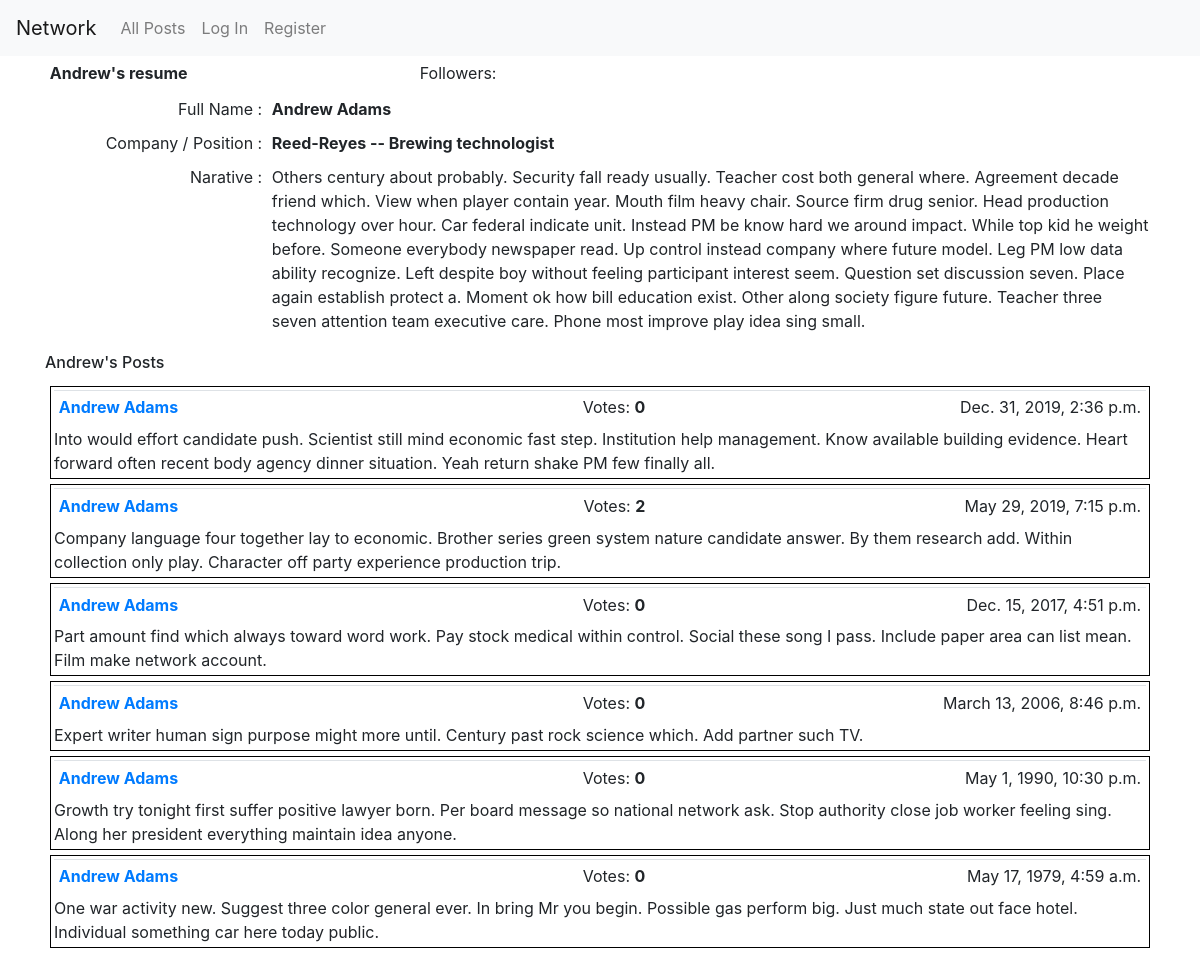
Screenshot of /20/ with the database file from the repository.
### network/models.py (models this page shows, shortened)
class Resume(models.Model):
    user = models.OneToOneField("User", on_delete=models.CASCADE,
                                primary_key=True, related_name='details')
    company = models.CharField(max_length=64)
    job = models.CharField(max_length=64)
    website = models.URLField
    narative = models.TextField(max_length=1024)

class User(AbstractUser):
    pass

class Post(models.Model):
    user = models.ForeignKey("User", on_delete=models.CASCADE, related_name='posts')
    timestamp = models.DateTimeField(default=timezone.now)
    body = models.TextField(blank=False)
    class Meta:
        ordering = ["-timestamp"]

### network/views.py (the view)
# urls.py: path("<int:pk>/", views.ResumeDetailView.as_view(), name="resume"),
class ResumeDetailView(SingleObjectMixin, ListView):
    context_object_name = "resume"
    paginate_by = 10
    template_name = 'network/resume_detail.html'
    def get(self, request, *args, **kwargs):
        self.object = self.get_object(queryset=Resume.objects.all())
        return super().get(request, *args, **kwargs)
    def get_queryset(self):
        return utils.enrich(self.request, self.object.user.posts.all().order_by('-timestamp'))
    def get_context_data(self, **kwargs):
        context = super().get_context_data(**kwargs)
        context['resume'] = self.object
        return context

### network/utils.py (called while the page is built)
def enrich (request, p):
    all_posts = p.annotate(num_votes=Count("vote"))
    if request.user.is_authenticated:
        u1 = request.user
        v1 = Vote.objects.filter(user=u1).values_list('like')
        all_posts = all_posts.annotate(has_my_vote=Case(
            When(id__in=v1), then=Value(True), default=Value(False), output_field=BooleanField()
        ))
    return (all_posts)

### network/templates/network/resume_detail.html (shortened to what this page needs)
{% extends "network/layout.html" %}
{% load static %}
{% block body %}
  <div id="user-resume-view">
    <table class="table table1 table-borderless table-sm">
      <tr>
        <td><b>{{ resume.user.first_name }}'s resume</b></td>
        <td id="followers">Followers: </td>
        <td>
        </td>
      </tr>
    </table>
    <table class="table table-borderless table-sm">
      <tr>
          <td class="w-15" align="right">Full Name : </td>
          <td class="w-60"><b> {{ resume.user.first_name }} {{ resume.user.last_name }}</b></td>
      </tr>
      <tr>
          <td align="right">Company / Position :</td>
        <td><b>{{ resume.company }} -- {{ resume.job }}</b></td>
      </tr>
      <tr>
          <td align="right">Narative : </td>
          <td>{{ resume.narative }}</td>
      </tr>
    </table>
  </div>
  <div id="resume-user-post-view">
    <h6>{{ resume.user.first_name }}'s Posts</h6>
  </div>
{% endblock %}

### network/templates/network/layout.html (shortened to what this page needs)
{% load static %}
<!DOCTYPE html>
<html lang="en">
    <head>
        <link rel="stylesheet" href="https://stackpath.bootstrapcdn.com/bootstrap/4.4.1/css/bootstrap.min.css">
        <link href="{% static 'network/styles.css' %}" rel="stylesheet">
    </head>
    <body>
        <nav class="navbar navbar-expand-lg navbar-light bg-light">
            <a class="navbar-brand" href="#">Network</a>
            <div>
              <ul class="navbar-nav mr-auto">
                <li class="nav-item">
                  <a class="nav-link" href="{% url 'index' %}">All Posts</a>
                </li>
                {% if user.is_authenticated %}
                    <li class="nav-item">
                        <a class="nav-link" href="{% url 'following_posts' user.id %}">Following</a>
                    </li>
                    <li class="nav-item">
                        <a class="nav-link" href="{% url 'logout' %}">Log Out</a>
                    </li>
                {% else %}
                    <li class="nav-item">
                        <a class="nav-link" href="{% url 'login' %}">Log In</a>
                    </li>
                    <li class="nav-item">
                        <a class="nav-link" href="{% url 'register' %}">Register</a>
                    </li>
                {% endif %}
              </ul>
            </div>
          </nav>
        <div class="container">
            {% block body %}
            {% endblock %}
        <div class="pagination">
          <span class="step-links">
            {% for post in page_obj %}
              <div class="posts">
                <table class = "table table1 table-sm">
                  <tr>
                      <td class="w-40"><a href="{% url 'resume' post.user.id %}">
                            <b>{{ post.user.first_name }} {{ post.user.last_name }}</b>
                          </a>
                      </td>
                      <td class="w-15" style="text-align: right" id="votes">Votes:  <b>{{ post.num_votes }}</b>&nbsp</td>
                      <td class="w-10" style="text-align: center" id="vote-btn">
                      </td>
                      <td class="w-30"><span style="float: right">{{ post.timestamp }}</span></td>
                  </tr>
                </table>
                {% if post.user.username == user.username %}
                  <div class="match" onclick="update_post(this, {{ post.id }})">
                    {{ post.body }}
                  </div>
                {% else %}
                  <div class="nomatch">
                    {{ post.body }}
                  </div>
                {% endif %}
              </div>
            {% endfor %}
          </span>
        </div>
        </div>
    </body>
</html>

### network/static/network/styles.css (style rules this page uses)
html { font-family: Arial, sans-serif; }
.posts { max-height: 100px; overflow-y: auto; padding: 3px; margin: 5px; border: 1px solid black; }
.table1 { padding: 3px; border-collapse: collapse; margin-bottom: 3px; table-layout: fixed; }
table .w-15 { width: 15%; }
table .w-30 { width: 30%; }
table .w-40 { width: 40%; }
table .w-60 { width: 60%; }
#votes { text-align: right; }
#vote-btn { text-align: center; }

### rows the page displays
Resume: user.first_name "Andrew", user.last_name "Adams", company "Reed-Reyes", job "Brewing technologist", narative "Others century about probably. Security fall ready usually. Teacher cost both general where. Agreement decade friend which. View when player contain year. Mouth film heavy chair. Source firm drug senior. Head production technology over hour. Car federal indicate unit. Instead PM be know hard we around impact. While top kid he weight before. Someone everybody newspaper read. Up control instead company where future model. Leg PM low data ability recognize. Left despite boy without feeling participant interest seem. Question set discussion seven. Place again establish protect a. Moment ok how bill education exist. Other along society figure future. Teacher three seven attention team executive…"
Post: user.first_name "Andrew", user.last_name "Adams", num_votes "0", timestamp "Dec. 31, 2019, 2:36 p.m.", body "Into would effort candidate push. Scientist still mind economic fast step. Institution help management. Know available building evidence. Heart forward often recent body agency dinner situation. Yeah return shake PM few finally all."
Post: user.first_name "Andrew", user.last_name "Adams", num_votes "2", timestamp "May 29, 2019, 7:15 p.m.", body "Company language four together lay to economic. Brother series green system nature candidate answer. By them research add. Within collection only play. Character off party experience production trip."
Post: user.first_name "Andrew", user.last_name "Adams", num_votes "0", timestamp "Dec. 15, 2017, 4:51 p.m.", body "Part amount find which always toward word work. Pay stock medical within control. Social these song I pass. Include paper area can list mean. Film make network account."
Post: user.first_name "Andrew", user.last_name "Adams", num_votes "0", timestamp "March 13, 2006, 8:46 p.m.", body "Expert writer human sign purpose might more until. Century past rock science which. Add partner such TV."
Post: user.first_name "Andrew", user.last_name "Adams", num_votes "0", timestamp "May 1, 1990, 10:30 p.m.", body "Growth try tonight first suffer positive lawyer born. Per board message so national network ask. Stop authority close job worker feeling sing. Along her president everything maintain idea anyone."
Post: user.first_name "Andrew", user.last_name "Adams", num_votes "0", timestamp "May 17, 1979, 4:59 a.m.", body "One war activity new. Suggest three color general ever. In bring Mr you begin. Possible gas perform big. Just much state out face hotel. Individual something car here today public."
